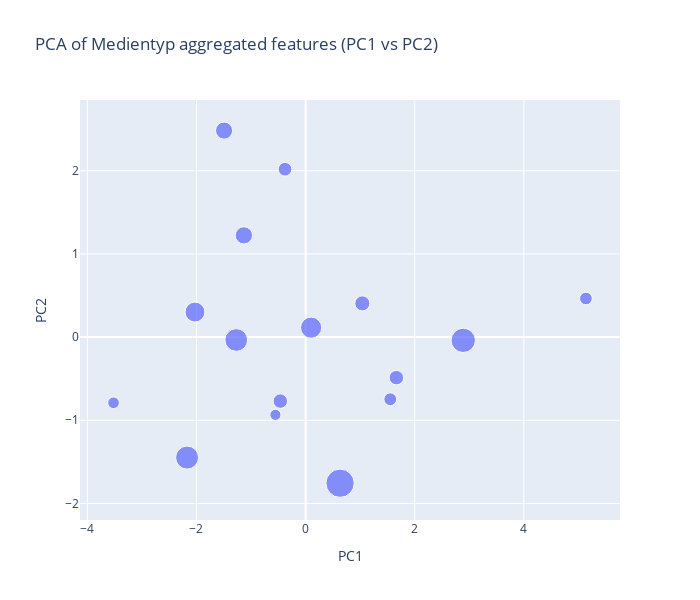

Notebook code for this chart:
### Code cell
import numpy as np
import pandas as pd
from sklearn.preprocessing import StandardScaler
from sklearn.decomposition import PCA
import plotly.express as px

# --- 1) Start from your aggregated table ---
# If you already have plot_df with n_loans and renamed columns, use that.
# Otherwise, build it from final_table + counts:

df = final_table[final_table["Medientyp"] != "Bibliothek der Dinge"].copy()
counts = all_data_frame.groupby("Medientyp").size().rename("n_loans")
df = df.merge(counts, on="Medientyp", how="left")

# If your columns are still named mean + late_rate_percent:
df = df.rename(columns={"mean": "mean_loan_duration", "late_rate_percent": "late_rate"})

# --- 2) Choose numeric features for PCA ---
# Keep this list explicit so you control what PCA "sees".
candidate_features = [
    "mean_loan_duration",
    "median",
    "p75",
    "p95",
    "late_rate",
    "delta_median",
    "n_loans"
]

features = [c for c in candidate_features if c in df.columns]
X = df[features].copy()

# Handle missing values (drop rows with any NA in selected features)
mask = X.notna().all(axis=1)
df_pca = df.loc[mask].copy()
X = X.loc[mask].copy()

# --- 3) Standardize + PCA ---
scaler = StandardScaler()
X_scaled = scaler.fit_transform(X)

pca = PCA(n_components=2, random_state=0)
PC = pca.fit_transform(X_scaled)

df_pca["PC1"] = PC[:, 0]
df_pca["PC2"] = PC[:, 1]

print("Explained variance ratio:", pca.explained_variance_ratio_)
print("Explained variance total (PC1+PC2):", pca.explained_variance_ratio_.sum())

# --- 4) Bubble size like your other plots ---
df_pca["size"] = 50 + 400 * np.sqrt(df_pca["n_loans"] / df_pca["n_loans"].max())

fig = px.scatter(
    df_pca,
    x="PC1",
    y="PC2",
    size="size",
    hover_name="Medientyp",
    hover_data={c: (":.2f" if df_pca[c].dtype != "object" else True) for c in features if c != "Medientyp"} | {"size": False},
    title="PCA of Medientyp aggregated features (PC1 vs PC2)",
)
fig.update_traces(marker=dict(opacity=0.75))
fig.update_layout(width=700, height=600)
fig.show()

# --- 5) Loadings: which features drive PC1 / PC2 ---
loadings = pd.DataFrame(
    pca.components_.T,
    index=features,
    columns=["PC1_loading", "PC2_loading"]
).sort_values("PC1_loading", key=lambda s: s.abs(), ascending=False)

display(loadings)

### Figure 1 — Plotly figure (JSON) as saved in the notebook; plotly's stock layout.template omitted (floating-point values rounded to 4 significant figures)
{"data": [{"customdata": [[77.13, 52.0, 114.0, 225.0, 7.906, 68.5, 6501.0, 90.19], [42.85, 26.0, 54.0, 159.5, 3.638, 67.0, 12150.0, 104.9], [37.55, 20.0, 44.0, 152.0, 1.853, 65.0, 53270.0, 165.0], [66.25, 42.0, 91.0, 202.0, 5.615, 54.0, 321900.0, 332.8], [41.64, 25.0, 53.0, 147.0, 2.425, 44.0, 56000.0, 167.9], [55.31, 36.0, 71.0, 174.0, 4.799, 43.0, 24210.0, 127.6], [35.79, 23.0, 45.0, 120.0, 3.125, 33.0, 121700.0, 223.9], [50.91, 34.0, 64.0, 161.0, 3.275, 33.0, 164600.0, 252.2], [57.41, 37.0, 75.0, 184.0, 7.013, 31.0, 7115.0, 92.04], [59.35, 41.0, 78.0, 182.0, 5.654, 30.0, 18060.0, 117.0], [42.05, 28.0, 53.0, 134.0, 2.706, 29.0, 232600.0, 290.4], [53.47, 36.0, 70.0, 162.0, 4.774, 26.0, 644000.0, 450.0], [23.87, 14.0, 31.0, 75.0, 6.205, 24.5, 2901.0, 76.85], [44.25, 32.0, 56.0, 131.8, 6.134, 23.0, 1565.0, 69.72], [34.01, 21.0, 45.0, 103.0, 5.882, 20.0, 245200.0, 296.8], [47.31, 32.0, 59.0, 141.0, 4.998, 19.0, 18450.0, 117.7]], "hovertemplate": "<b>%{hovertext}</b><br><br>PC1=%{x}<br>PC2=%{y}<br>mean_loan_duration=%{customdata[0]:.2f}<br>median=%{customdata[1]:.2f}<br>p75=%{customdata[2]:.2f}<br>p95=%{customdata[3]:.2f}<br>late_rate=%{customdata[4]:.2f}<br>delta_median=%{customdata[5]:.2f}<br>n_loans=%{customdata[6]:.2f}<extra></extra>", "hovertext": ["Sprachkurse", "Zeitschriften", "Musik-CD", "Sachbuch", "Hörbuch", "Fremdsprachige Belletristik", "Comic", "Kinder u. Jugend-CD", "Konsolenspiel", "Spiele", "Belletristik", "Kinder u. Jugendbuch", "Blu-Ray", "Kamishibai", "DVD", "Tonie"], "legendgroup": "", "marker": {"color": "#636efa", "size": [90.19, 104.9, 165.0, 332.8, 167.9, 127.6, 223.9, 252.2, 92.04, 117.0, 290.4, 450.0, 76.85, 69.72, 296.8, 117.7], "sizemode": "area", "sizeref": 1.125, "symbol": "circle", "opacity": 0.75}, "mode": "markers", "name": "", "orientation": "v", "showlegend": false, "x": [5.137, -0.3773, -1.494, 2.889, -1.132, 1.039, -2.028, 0.1008, 1.552, 1.663, -1.272, 0.6314, -3.52, -0.5536, -2.172, -0.4638], "xaxis": "x", "y": [0.4636, 2.018, 2.483, -0.03939, 1.224, 0.4051, 0.3009, 0.1137, -0.7472, -0.4876, -0.03461, -1.756, -0.79, -0.9345, -1.448, -0.7694], "yaxis": "y", "type": "scatter"}], "layout": {"xaxis": {"anchor": "y", "domain": [0.0, 1.0], "title": {"text": "PC1"}}, "yaxis": {"anchor": "x", "domain": [0.0, 1.0], "title": {"text": "PC2"}}, "legend": {"tracegroupgap": 0, "itemsizing": "constant"}, "title": {"text": "PCA of Medientyp aggregated features (PC1 vs PC2)"}, "width": 700, "height": 600}}
